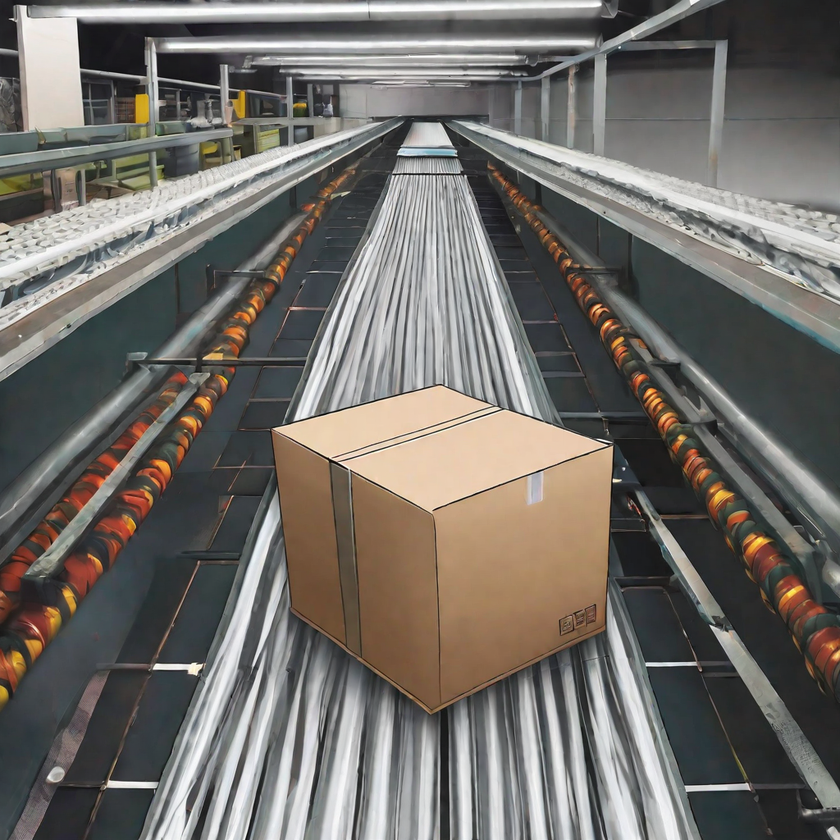
#> input picture a_closed_box_on_conveyor_belt_from_the_top_view.png, 840 x 840 px, shrunk from 1024 x 1024 before the run, given in place of the camera
$ python get_object_size.py
#> lines starting #> are read from the running program, lines starting #| are printed output that depends on the picture; after the words box and inside, x2 and y2 are one past the last pixel; in counts of white or black regions, pixels touching at a corner belong together
"""
Filename: init.py
Usage: This script will measure different objects in the frame using a reference object of known dimension.
The object with known dimension must be the leftmost object.
"""
from scipy.spatial.distance import euclidean
from imutils import perspective
from imutils import contours
import numpy as np
import imutils
import cv2

# Function to show array of images (intermediate results)
def show_images(images):
	for i, img in enumerate(images):
		cv2.imshow("image_" + str(i), img)
	cv2.waitKey(0)
	cv2.destroyAllWindows()

camera = cv2.VideoCapture(0)
while True:
	(grabbed, image) = camera.read()
#> image is the input picture: shape (840, 840, 3); mean B, G, R 104.4, 109.4, 113.3
	while not grabbed:
		continue
#> this loop made 0 passes

	# img_path = r"C:\Users\User\Documents\GitHub\Cathay-Cargo\Measure-size-of-objects-in-an-image-using-OpenCV-main\Measure-size-of-objects-in-an-image-using-OpenCV-main\images\example_02.jpg"

	# Read image and preprocess
	# image = cv2.imread(img_path)

	gray = cv2.cvtColor(image, cv2.COLOR_BGR2GRAY)
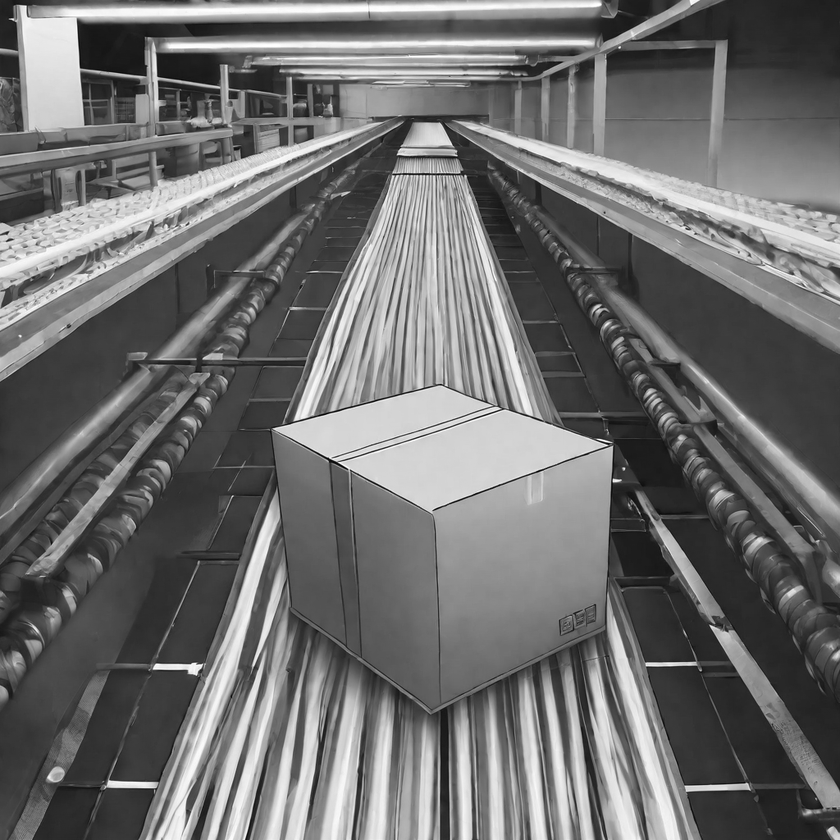
#> gray: shape (840, 840); min 0, max 255, mean 110
	blur = cv2.GaussianBlur(gray, (9, 9), 0)

	edged = cv2.Canny(blur, 50, 100)
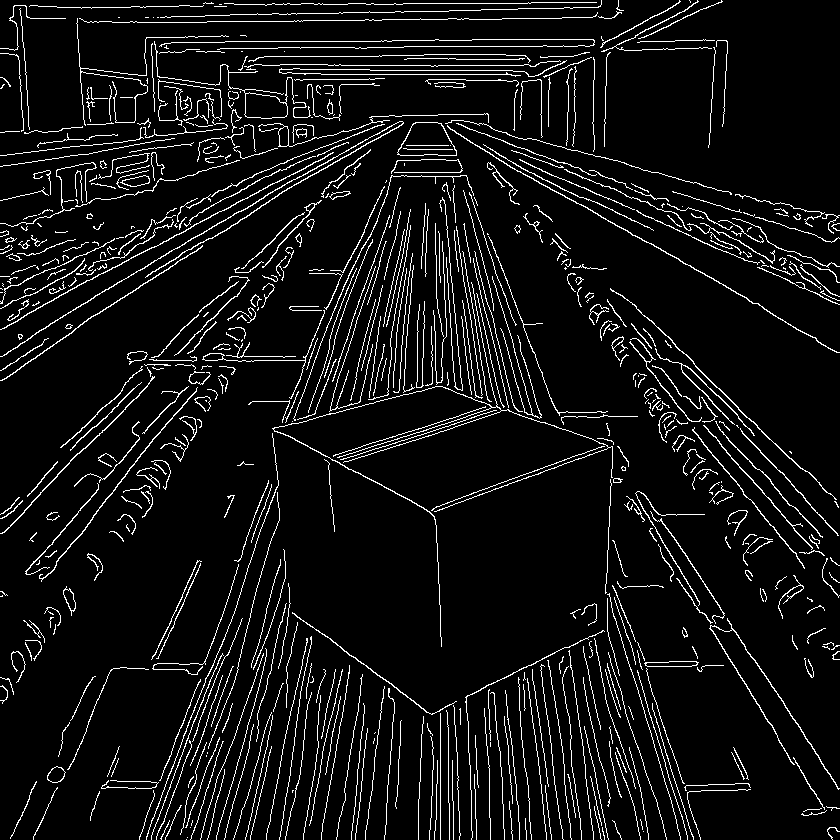
#> edged: shape (840, 840); 7.2% white in thin lines or dots
	edged = cv2.dilate(edged, None, iterations=1)
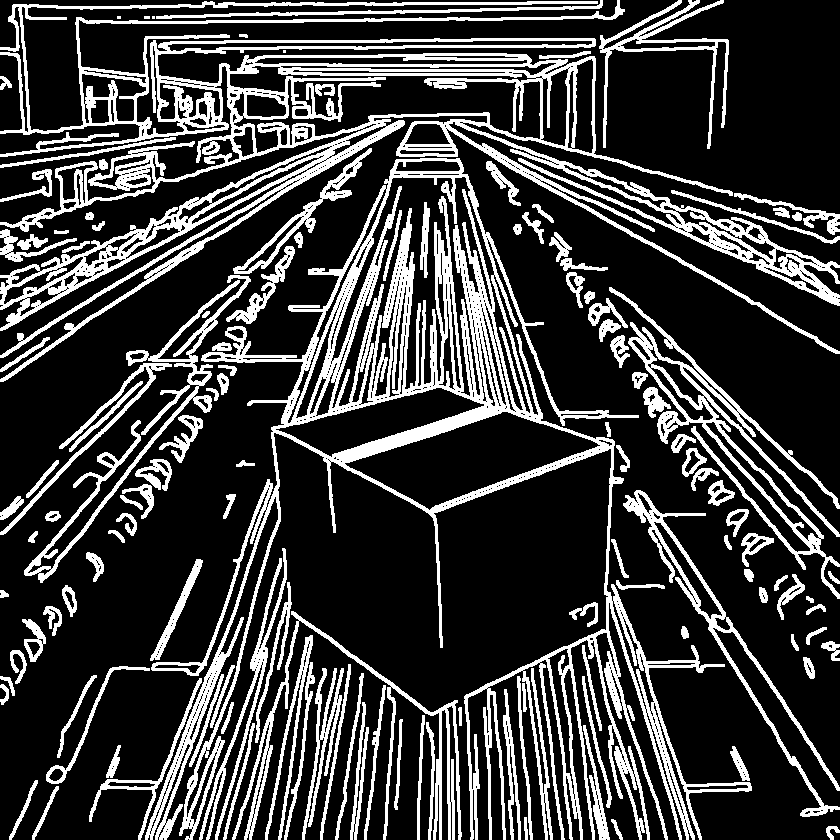
#> edged: shape (840, 840); 23.4% white; 133 white regions (4 under 20 px), largest, box (x1, y1, x2, y2) and area: (145, 158, 752, 840) 49747, (0, 0, 840, 382) 49343, (609, 287, 840, 599) 7385
	edged = cv2.erode(edged, None, iterations=1)
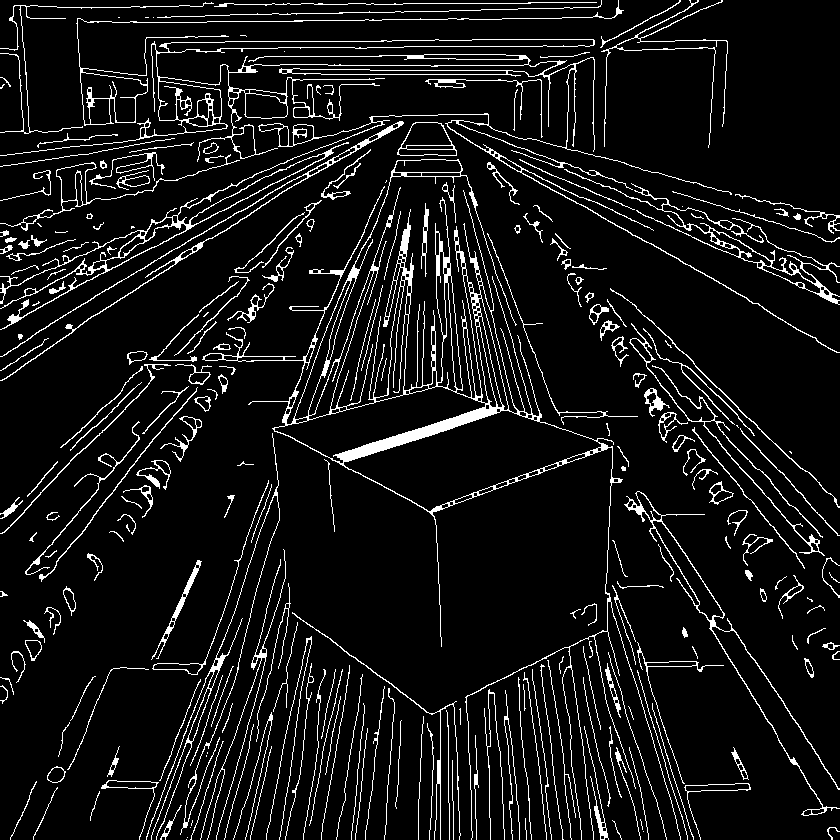
#> edged: shape (840, 840); 8.2% white in thin lines or dots

	#show_images([blur, edged])

	# Find contours
	cnts = cv2.findContours(edged.copy(), cv2.RETR_EXTERNAL, cv2.CHAIN_APPROX_SIMPLE)
#> cnts = 256 contours, 136 with area under 20; largest, box (x1, y1, x2, y2) and area: (202, 159, 681, 840) 35459, (0, 39, 840, 353) 13802, (76, 0, 624, 126) 2630, (624, 491, 840, 816) 2447, (564, 169, 840, 305) 1860
	cnts = imutils.grab_contours(cnts)

	# Sort contours from left to right as leftmost contour is reference object
	(cnts, _) = contours.sort_contours(cnts)

	# Remove contours which are not large enough
	cnts = [x for x in cnts if cv2.contourArea(x) > 1000]
#> cnts = 8 contours; box (x1, y1, x2, y2) and area: (202, 159, 681, 840) 35459, (0, 39, 840, 353) 13802, (76, 0, 624, 126) 2630, (624, 491, 840, 816) 2447, (564, 169, 840, 305) 1860, (397, 122, 457, 156) 1448, (0, 154, 240, 231) 1153, (0, 121, 404, 381) 1032

	#cv2.drawContours(image, cnts, -1, (0,255,0), 3)

	#show_images([image, edged])
	#print(len(cnts))

	# Reference object dimensions
	# Here for reference I have used a 2cm x 2cm square
	if len(cnts) > 0:
		ref_object = cnts[0]
#> ref_object = contour of 325 points, box (x1, y1, x2, y2) (0, 154, 240, 231), area 1153
		box = cv2.minAreaRect(ref_object)
#> box = ((114.9, 176.8), (246.9, 49.11), -17.2)
		box = cv2.boxPoints(box)
#> box = [[4.25, 236.7], [-10.27, 189.8], [225.6, 116.8], [240.2, 163.7]]
		box = np.array(box, dtype="int")
#> box = [[4, 236], [-10, 189], [225, 116], [240, 163]]
		box = perspective.order_points(box)
#> box = [[-10, 189], [225, 116], [240, 163], [4, 236]]
		(tl, tr, br, bl) = box
#> tl = [-10, 189]; tr = [225, 116]; br = [240, 163]; bl = [4, 236]
		dist_in_pixel = euclidean(tl, tr)
#> dist_in_pixel = 246.1
		dist_in_cm = 2
		pixel_per_cm = dist_in_pixel/dist_in_cm
#> pixel_per_cm = 123

		# Draw remaining contours
		for cnt in cnts:
			box = cv2.minAreaRect(cnt)
			box = cv2.boxPoints(box)
			box = np.array(box, dtype="int")
			box = perspective.order_points(box)
			(tl, tr, br, bl) = box
			cv2.drawContours(image, [box.astype("int")], -1, (0, 0, 255), 2)
			mid_pt_horizontal = (tl[0] + int(abs(tr[0] - tl[0])/2), tl[1] + int(abs(tr[1] - tl[1])/2))
			mid_pt_verticle = (tr[0] + int(abs(tr[0] - br[0])/2), tr[1] + int(abs(tr[1] - br[1])/2))
			wid = euclidean(tl, tr)/pixel_per_cm
			ht = euclidean(tr, br)/pixel_per_cm
			cv2.putText(image, "{:.1f}cm".format(wid*3.3), (int(mid_pt_horizontal[0] - 15), int(mid_pt_horizontal[1] - 10)),
				cv2.FONT_HERSHEY_SIMPLEX, 0.5, (255, 255, 0), 2)
			cv2.putText(image, "{:.1f}cm".format(ht*3.3 ), (int(mid_pt_verticle[0] + 10), int(mid_pt_verticle[1])),
				cv2.FONT_HERSHEY_SIMPLEX, 0.5, (255, 255, 0), 2)
#> this loop made 8 passes
#> (tl, tr, br, bl, mid_pt_horizontal, mid_pt_verticle, wid, ht) on passes 1 to 8: ([-10, 189], [225, 116], [240, 163], [4, 236], (107, 225), (232, 139), 2, 0.401), ([-11, 362], [391, 104], [403, 123], [0, 381], (190, 491), (397, 113), 3.88, 0.183), ([3, 22], [847, 45], [838, 352], [-4, 328], (425, 33), (851, 198), 6.86, 2.5), ([75, 18], [622, 0], [626, 106], [79, 125], (348, 27), (624, 53), 4.45, 0.862), ([444, 134], [795, 775], [514, 929], [163, 288], (619, 454), (935, 852), 5.94, 2.6), ([397, 122], [456, 122], [456, 155], [397, 155], (426, 122), (456, 138), 0.48, 0.268), ([576, 142], [854, 270], [838, 305], [560, 176], (715, 206), (862, 287), 2.49, 0.313), ([677, 466], [863, 793], [807, 825], [621, 498], (770, 629), (891, 809), 3.06, 0.524)
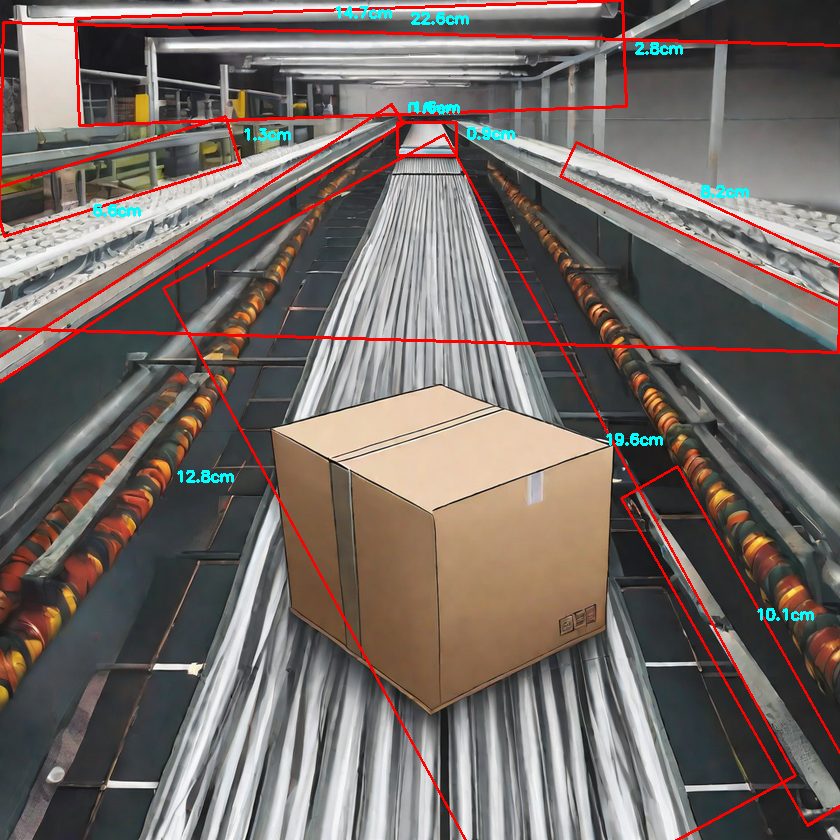
#> image: shape (840, 840, 3); 3.71% of pixels changed, all inside (x1, y1, x2, y2) = (0, 0, 840, 840)

	show_images([image])
#> the loop in show_images, `for i, img in enumerate(images):` made 1 pass
	# cv2.waitKey(0)  # 捕获并显示一帧，按键后捕获并显示新的一帧
	if cv2.waitKey(1) & 0xFF == ord('q'):
#> (key q is pressed here)
		break
camera.release()
cv2.destroyAllWindows()

$ run again, on box_on_conveyor_belt.png
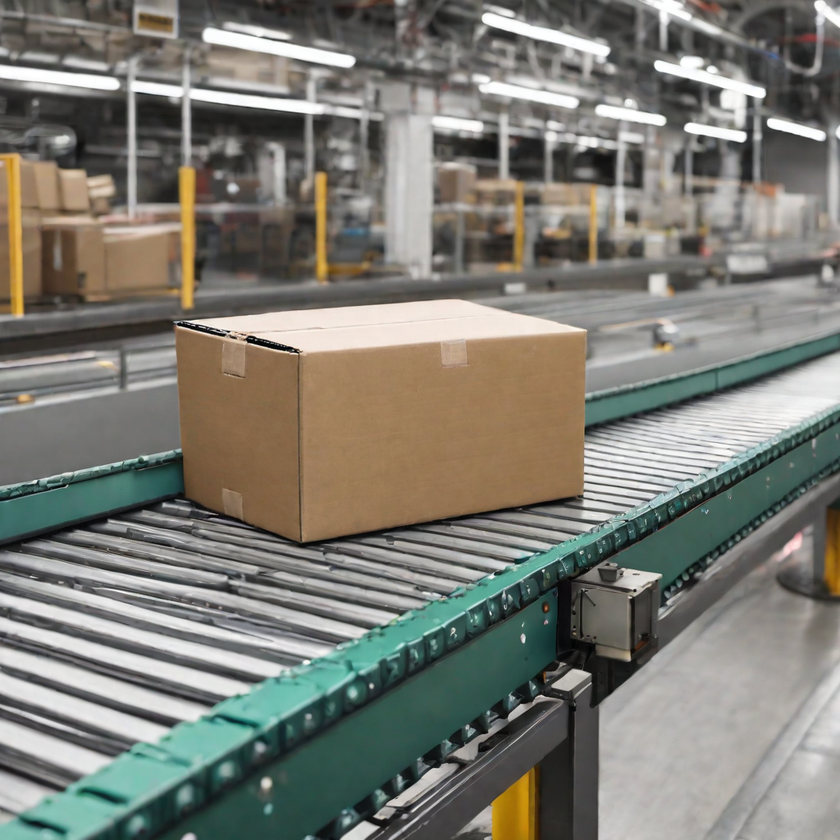
#> input picture box_on_conveyor_belt.png, 840 x 840 px, shrunk from 1024 x 1024 before the run, given in place of the camera
#> image is the input picture: shape (840, 840, 3); mean B, G, R 116.2, 124.3, 124.9
#> `edged = cv2.erode(edged, None, iterations=1)`:
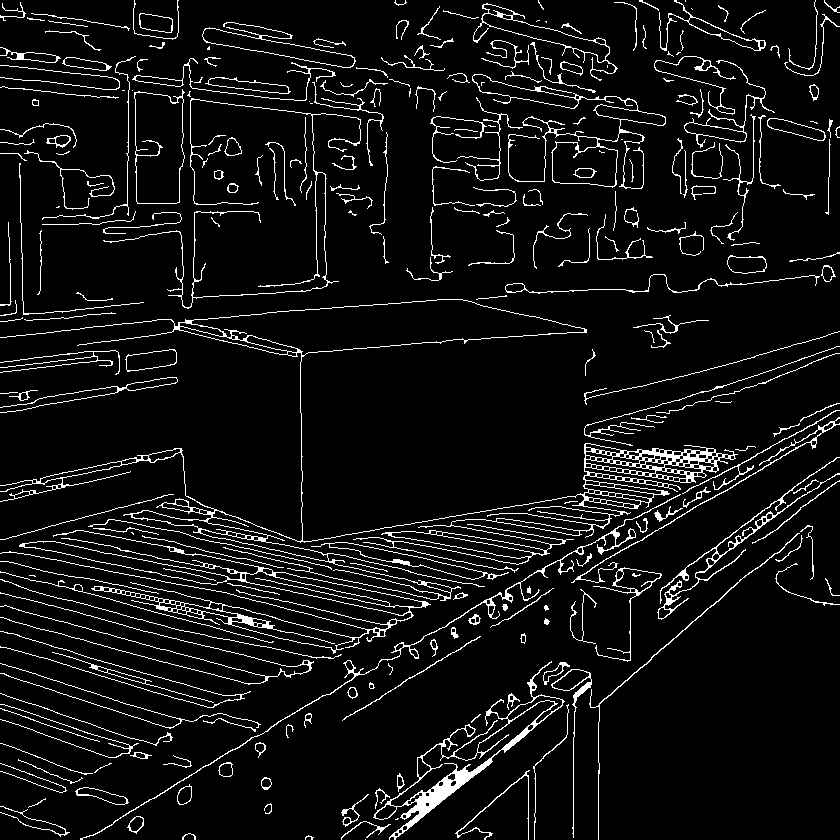
#> edged: shape (840, 840); 6.9% white in thin lines or dots
#> `cnts = cv2.findContours(edged.copy(), cv2.RETR_EXTERNAL, cv2.CHAIN_APP..`: cnts = 263 contours, 162 with area under 20; largest, box (x1, y1, x2, y2) and area: (0, 299, 738, 601) 23543, (0, 530, 431, 654) 8308, (373, 661, 565, 840) 5784, (134, 89, 185, 204) 4954, (472, 74, 666, 189) 4590
#> `cnts = [x for x in cnts if cv2.contourArea(x) > 1000]`: cnts = 8 contours; box (x1, y1, x2, y2) and area: (0, 299, 738, 601) 23543, (0, 530, 431, 654) 8308, (373, 661, 565, 840) 5784, (134, 89, 185, 204) 4954, (472, 74, 666, 189) 4590, (202, 22, 356, 68) 1993, (473, 3, 618, 81) 1958, (311, 542, 509, 580) 1348
#> ref_object = contour of 1640 points, box (x1, y1, x2, y2) (0, 530, 431, 654), area 8308
#> `box = cv2.minAreaRect(ref_object)`: box = ((212.3, 591.1), (70.19, 431.1), -77.86)
#> `box = cv2.boxPoints(box)`: box = [[415.6, 670.8], [-5.83, 580.1], [8.93, 511.5], [430.4, 602.2]]
#> `box = np.array(box, dtype="int")`: box = [[415, 670], [-5, 580], [8, 511], [430, 602]]
#> `box = perspective.order_points(box)`: box = [[8, 511], [430, 602], [415, 670], [-5, 580]]
#> `(tl, tr, br, bl) = box`: tl = [8, 511]; tr = [430, 602]; br = [415, 670]; bl = [-5, 580]
#> dist_in_pixel = 431.7
#> pixel_per_cm = 215.9
#> the loop `for cnt in cnts:` made 8 passes
#> (tl, tr, br, bl, mid_pt_horizontal, mid_pt_verticle, wid, ht) on passes 1 to 5: ([8, 511], [430, 602], [415, 670], [-5, 580], (219, 556), (437, 636), 2, 0.323), ([0, 299], [736, 299], [736, 599], [0, 599], (368, 299), (736, 449), 3.41, 1.39), ([134, 89], [184, 89], [184, 203], [134, 203], (159, 89), (184, 146), 0.232, 0.528), ([205, 16], [358, 44], [353, 69], [200, 41], (281, 30), (360, 56), 0.721, 0.118), ([312, 535], [507, 572], [505, 585], [310, 548], (409, 553), (508, 578), 0.92, 0.0609)
#> after the loop `for cnt in cnts:`:
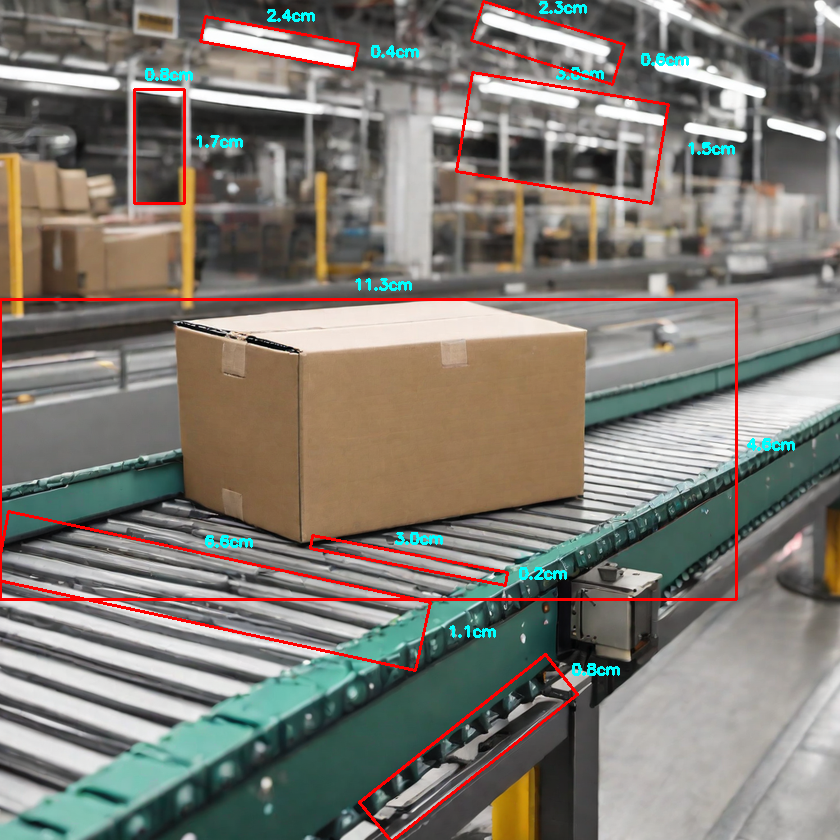
#> image: shape (840, 840, 3); 3% of pixels changed, all inside (x1, y1, x2, y2) = (0, 0, 795, 840)
#> the loop in show_images, `for i, img in enumerate(images):` made 1 pass
